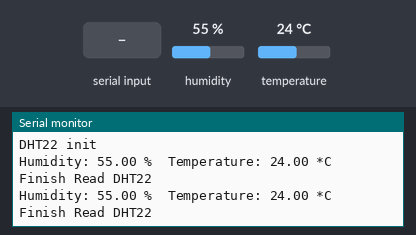
The sketch below on a simulated Arduino Uno, built with avr-gcc and run on an emulated ATmega328P. Shown: the last lines printed to the serial monitor. The test bench sets the inputs (shaded band); at power-on: humidity 55 %, temperature 24 °C.

Above: at 3.8 s.
3.9 s: "1" received over the second serial link
At 4.9 s:
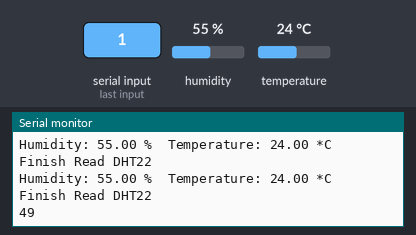
7.9 s: humidity set to 22 %
At 10.0 s:
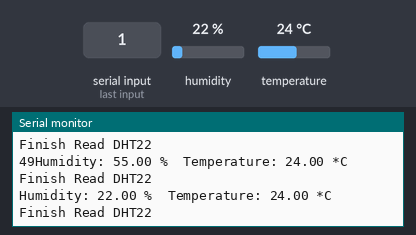
11.9 s: temperature set to 12 °C
At 12.9 s:
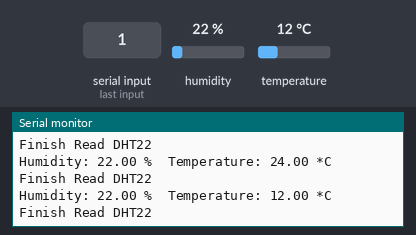
15.9 s: "0" received over the second serial link
At 16.7 s:
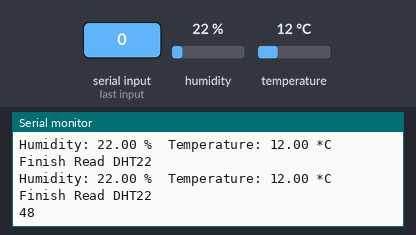
19.9 s: humidity set to 40 %
At 22.9 s:
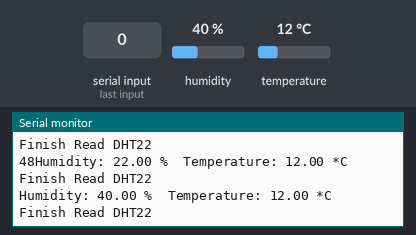
Timing chart, 0 to 24.4 s (numbered marks = the images above; inputs shaded):
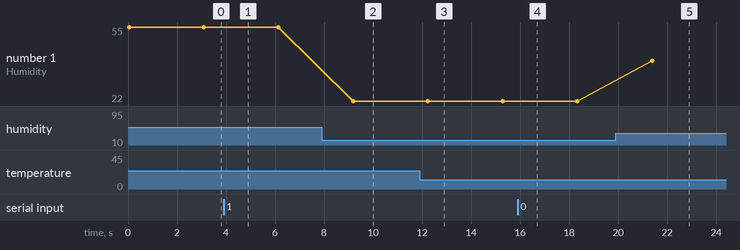

The sketch:

RF_Send_Receive_DfHT22.ino
```cpp
#include <SoftwareSerial.h>
#define RXPin1 5
#define TXPin1 6
#define RXPin2 11
#define TXPin2 12

SoftwareSerial root(RXPin1, TXPin1); // RX, TX
SoftwareSerial client(RXPin2, TXPin2); // RX, TX

#include "DHT.h"

#define DHTPIN 8 // what pin we're connected to

// Uncomment whatever type you're using!
//#define DHTTYPE DHT11 // DHT 11
#define DHTTYPE DHT22 // DHT 22 (AM2302)
//#define DHTTYPE DHT21 // DHT 21 (AM2301)

// Connect pin 1 (on the left) of the sensor to +5V
// Connect pin 2 of the sensor to whatever your DHTPIN is
// Connect pin 4 (on the right) of the sensor to GROUND
// Connect a 10K resistor from pin 2 (data) to pin 1 (power) of the sensor

DHT dht(DHTPIN, DHTTYPE);
String SendStr ;

void setup()
{
    Serial.begin(9600);
    Serial.println("DHTxx test!");
     root.begin(9600) ;
     client.begin(9600) ;
      Serial.println("RF Module init");
     // init RF device
    dht.begin();
    Serial.println("DHT22 init");
    // init dht sensor
}

void loop()
{
    // Reading temperature or humidity takes about 250 milliseconds!
    // Sensor readings may also be up to A0 seconds 'old' (its a very slow sensor)
    float h = dht.readHumidity();
    float t = dht.readTemperature();

    // check if returns are valid, if they are NaN (not a number) then something went wrong!
    if (isnan(t) || isnan(h))
    {
        Serial.println("Failed to read from DHT");
    }
    else
    {
        SendStr ="" ;
        SendStr.concat("Humidity: ");
        SendStr.concat(h)  ;
        SendStr.concat(" %\t");
        SendStr.concat("Temperature: ");
        SendStr.concat(t);
        SendStr.concat(" *C ");
       Serial.println(SendStr);
        Serial.println("Finish Read DHT22");
    }
// here send data
root.println(SendStr) ;
delay(1000) ;
while (client.available() > 0)
{
    Serial.print(client.read()) ;
}
  delay(2000) ;
}
```

Measured:
- after the input at 3.9 s, the serial monitor: prints a new line after 0.23 s (image 1)
- after the input at 7.9 s, the serial monitor: prints a new line after 1.3 s (image 2)
- after the input at 11.9 s, the serial monitor: prints a new line after 0.34 s (image 3)
- after the input at 15.9 s, the serial monitor: prints a new line after 0.43 s (image 4)
- after the input at 19.9 s, the serial monitor: prints a new line after 1.5 s (image 5)
- plotted number 1: 22 → 40 after the input at 19.9 s
